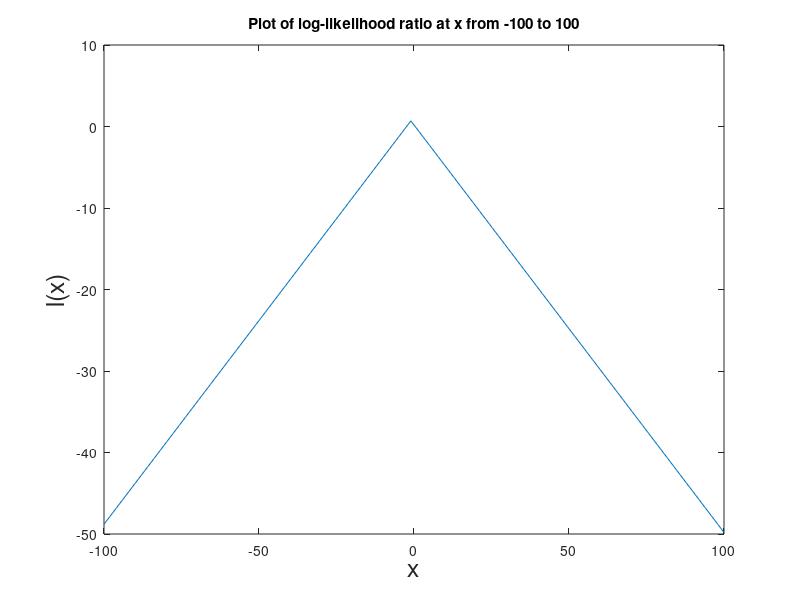

Write the MATLAB code that produced this figure.
%{
Intro to Machine Learning
Assignment 1
Question 2 
Plot of log-likelihood-ratio function for the case a1 = 0;b1 = 1 and a2 =
1;b2 = 2 and x in the range of -100 to 100
%}
x = linspace(-100,100);
a1=0;
b1=1;
a2=1;
b2=2;
l= log(2)-abs(x)+abs(x-1)./2;
plot(x,l);
title('Plot of log-likelihood ratio at x from -100 to 100');
xlabel('x','FontSize',18);
ylabel('l(x)','FontSize',18);